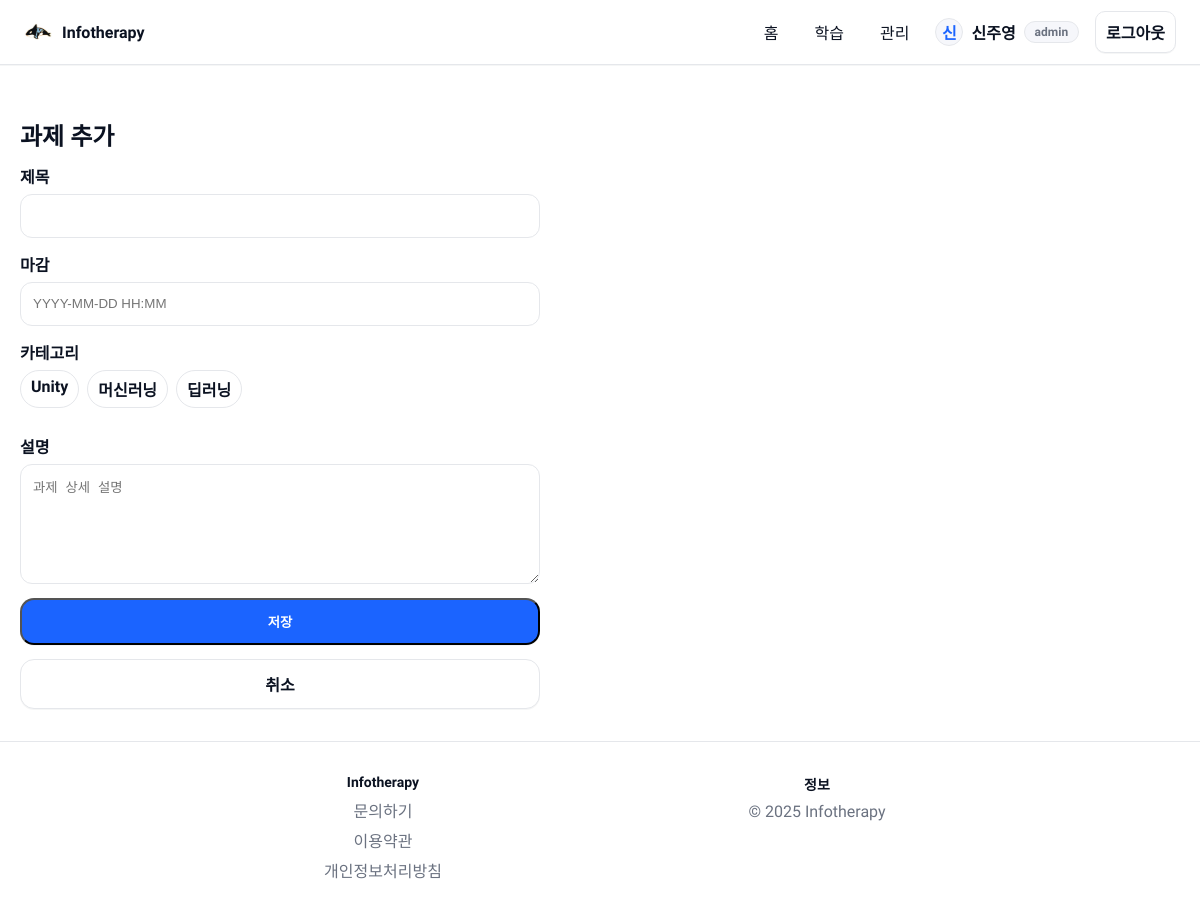
The page /admin/assignment/1/edit (signed in) on the database as committed earlier.
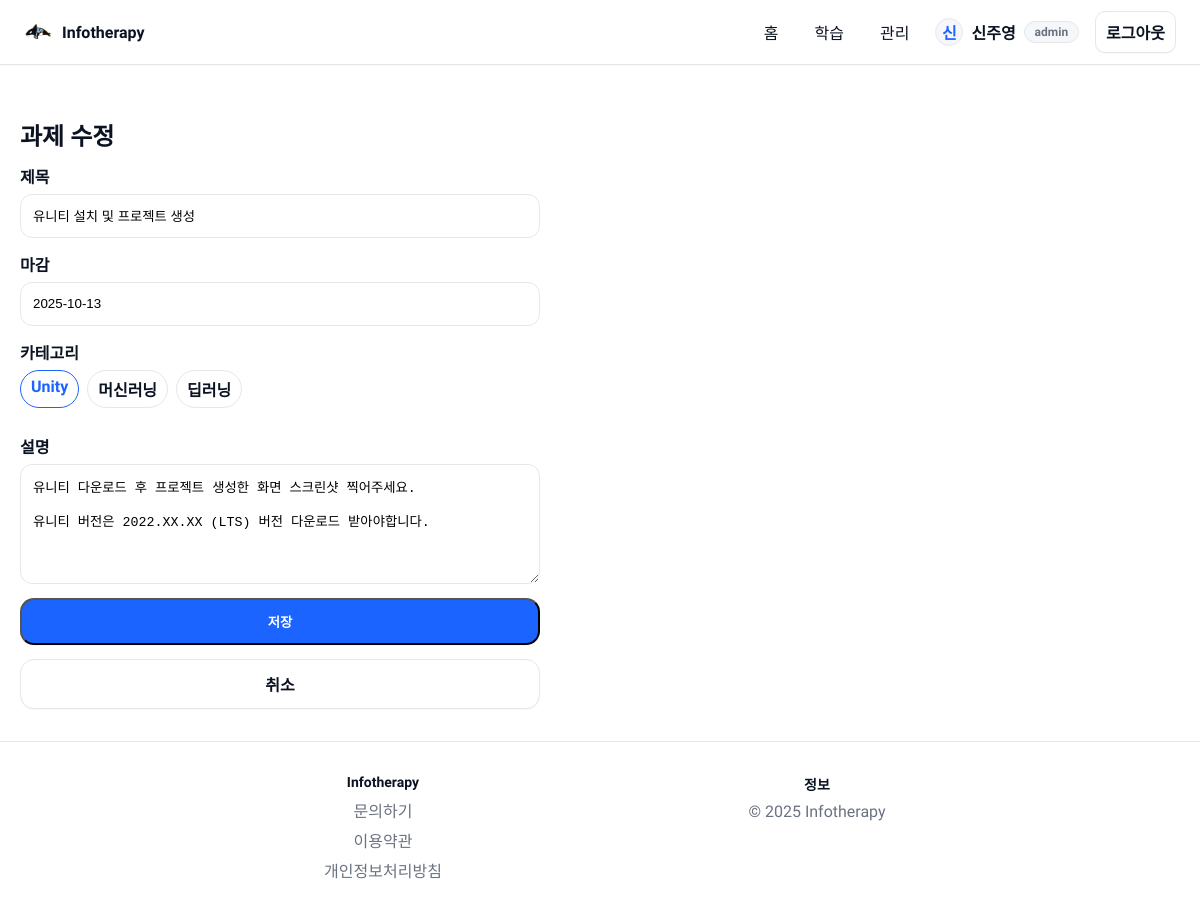
The same page on the database as committed later.
### tables this page shows
CREATE TABLE assignments (
              id INTEGER PRIMARY KEY AUTOINCREMENT,
              title TEXT NOT NULL,
              due TEXT,
              description TEXT,
              category TEXT
            );

### app.py (the view)
    @app.route("/admin/assignment/<int:item_id>/edit", methods=["GET", "POST"])
    @admin_required
    def admin_assignment_edit(item_id: int):
        with get_db() as cx:
            item = cx.execute("SELECT id, title, due, description, category FROM assignments WHERE id=?", (item_id,)).fetchone()
        if request.method == "POST":
            with get_db() as cx:
                cx.execute("UPDATE assignments SET title=?, due=?, description=?, category=? WHERE id=?",
                           (request.form.get("title"), request.form.get("due"), request.form.get("description"), request.form.get("category"), item_id))
            return redirect(url_for("admin_dashboard"))
        return render_template("admin_assignment_form.html", item=item)

### templates/admin_assignment_form.html (shortened to what this page needs)
{% extends 'base.html' %}
{% block content %}
  <h2 style="margin-bottom: 12px;">과제 {{ '수정' if item else '추가' }}</h2>
  <form class="form" method="post">
    <div class="row">
      <label>제목</label>
      <input name="title" value="{{ item['title'] if item else '' }}" required>
    </div>
    <div class="row">
      <label>마감</label>
      <input name="due" value="{{ item['due'] if item else '' }}" placeholder="YYYY-MM-DD HH:MM">
    </div>
    <div class="row">
      <label>카테고리</label>
      <div class="selected-filter toggle-group">
        {% set cat = (item['category'] if item else '') %}
        <label class="chip {{ 'active' if cat=='unity' }}">
          <input type="radio" name="category" value="unity" {{ 'checked' if cat=='unity' }} style="display:none;">Unity
        </label>
        <label class="chip {{ 'active' if cat=='ml' }}">
          <input type="radio" name="category" value="ml" {{ 'checked' if cat=='ml' }} style="display:none;">머신러닝
        </label>
        <label class="chip {{ 'active' if cat=='dl' }}">
          <input type="radio" name="category" value="dl" {{ 'checked' if cat=='dl' }} style="display:none;">딥러닝
        </label>
      </div>
    </div>
    <div class="row">
      <label>설명</label>
      <textarea name="description" placeholder="과제 상세 설명">{{ item['description'] if item else '' }}</textarea>
    </div>
    <button class="btn btn-primary" type="submit">저장</button>
    <a class="btn btn-outline" href="{{ url_for('admin_dashboard') }}">취소</a>
  </form>
{% endblock %}

Rows that differ between the two databases and show on the page:
added assignments: title "유니티 설치 및 프로젝트 생성", due "2025-10-13", description "유니티 다운로드 후 프로젝트 생성한 화면 스크린샷 찍어주세요. 유니티 버전은 2022.XX.XX (LTS) 버전 다운로드 받아야합니다."
Other text that changed with them:
{{ '수정' if item else '추가' }}: "추가" → "수정"
